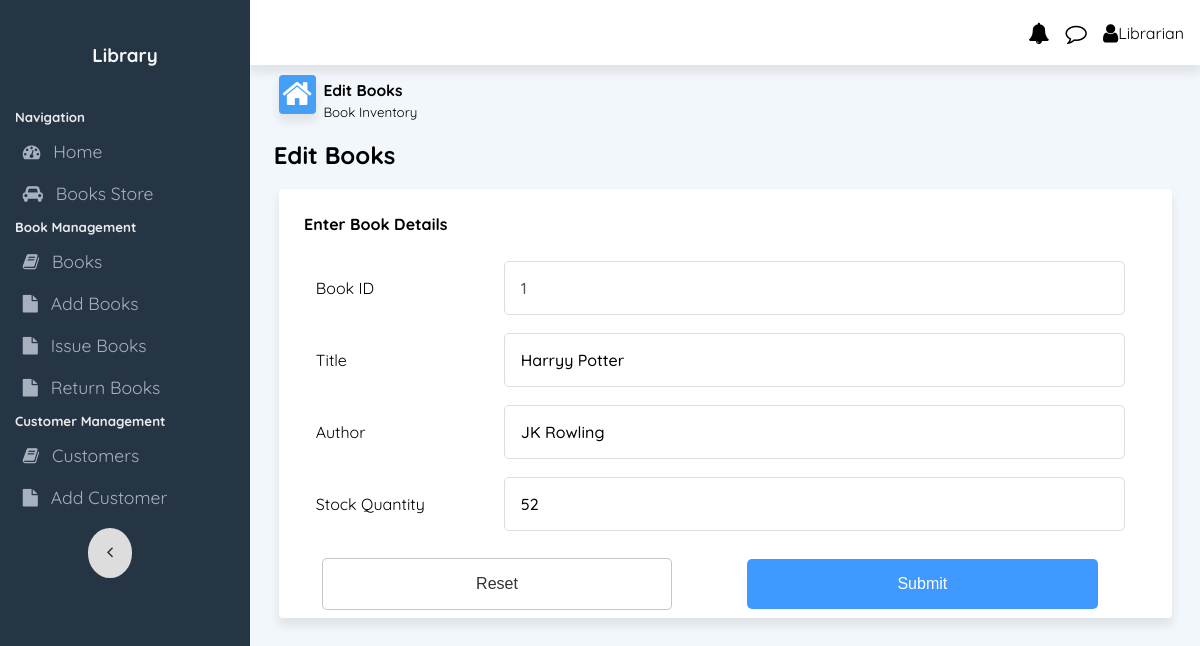
Page /books/edit/1 on the committed database.
### app.py (models this page shows, shortened)
class Books(db.Model):
    __tablename__ = 'books'
    book_id = db.Column(db.Integer, primary_key=True, autoincrement=True)
    title = db.Column(db.String(255), nullable=False)
    authors = db.Column(db.String(255), nullable=False)
    stockQty = db.Column(db.Integer, nullable=False, default=0)
    timesIssued = db.Column(db.Integer, nullable=False, default=0)

### app.py (the view)
@app.route('/books/edit/<int:id>', methods=['GET', 'POST'])
def update_book(id):
    book = Books.query.filter_by(book_id=id).first()
    if request.method=='POST':
        title=request.form['title']
        authors=request.form['authors']
        stockQty=request.form['stockQty']
        book.title = title
        book.authors = authors
        book.stockQty = stockQty
        db.session.commit()
        return redirect('/books')
    else:
        return render_template('edit_book.html',book=book)

### templates/edit_book.html (shortened to what this page needs)
{% extends 'base.html' %}
{% block body %}
<div class="content-area">
    <div class="flexContainer" id="dashboardLineContainer">
        <div class="flex-40 dashboardLine">
            <i class="fa fa-home fa-2x" style="float: left;" id="homeIcon"></i>
            <div style="margin-bottom: 0;margin-top: 0;">
                <h3 style="margin-bottom: 0;margin-top: 2px;"><small>Edit Books</small> </h3>
                <p style="margin-bottom: 0;margin-top: 0;"><small>Book Inventory</small> </p>
            </div>
        </div>
    </div>
</div>
<h2 style="margin: 1% 2.5% 1% 2.5%;">Edit Books</h2>
<div class="cardRow2 tablecard">
    <form method="POST" action="/books/edit/{{book.book_id}}">
        <h4>Enter Book Details</h4>
        <table id="addTeacherTable">
            <tr>
                <td style="width: 20%;"><label class="formLabel">Book ID</label></td>
                <td style="width: 60%;"><input type="text" name="book_id" id="book_id" value="{{book.book_id}}" disabled aria-disabled="true"
                        class="formInput"></td>
            </tr>
            <tr>
                <td style="width: 20%;"><label class="formLabel">Title</label></td>
                <td style="width: 60%;"><input type="text" name="title" id="title" value="{{book.title}}"
                        class="formInput" required aria-required="true"></td>
            </tr>
            <tr>
                <td><label class="formLabel">Author</label></td>
                <td><input type="text" name="authors" id="authors" class="formInput" value="{{book.authors}}" required aria-required="true"></td>
            </tr>
            <tr>
                <td> <label class="formLabel">Stock Quantity</label></td>
                <td><input type="text" name="stockQty" id="stockQty" class="formInput" value="{{book.stockQty}}" required aria-required="true"></td>
            </tr>
                <td colspan="2"></td>
        </table>
        <input type="reset" class="dropbtn2" value="Reset"
            style="background-color: #fff;border: 1px solid rgba(0, 0, 0, 0.225);color: #333;">
        <input type="submit" class="dropbtn2" value="Submit">
    </form>
</div>
{% endblock %}

### static/css/style.css (style rules this page uses)
* { -webkit-tap-highlight-color: transparent; }
html { height: 100%; }
body { background-color: #f2f7fb; margin: 0; height: 100%; font-family: "Quicksand", sans-serif; -webkit-touch-callout: none; -webkit-user-select: none; -khtml-user-select: none; -moz-user-select: none; -ms-user-select: none; user-select: none; }
.flexContainer { width: 100%; display: flex; flex-wrap: wrap; justify-content: center; align-content: center; }
#dashboardLineContainer { justify-content: flex-start; margin-left: 2%; }
.verticalFlexItem h1, h2, h3, h4, h5, h6 { margin: 2%; }
.flex-40 { flex: 0 0 40%; margin: 1%; }
#homeIcon { background-color: #449ff5; color: white; box-shadow: 0px 7px 9px 1px rgba(224, 228, 231, 1); border-radius: 0.25rem; margin-right: 2%; padding: 1%; }
.dashboardLine { margin: 1%; align-content: center; justify-content: left; justify-self: flex-start; }
.cardRow2 { grid-area: header; justify-content: space-between; align-items: center; margin-left: 3%; margin-right: 3%; margin-top: 2%; }
.cardRow2.tablecard { background-color: #ffff; box-shadow: 0px 7px 9px 1px rgba(224, 228, 231, 1); padding: 0.5rem; border-radius: 0.25rem; grid-area: header; justify-content: space-between; align-items: center; }
.cardRow2 { grid-area: main; padding-left: 3%; }
#attendanceTable th, td { text-align: left; padding: 8px; text-align: center; }
#attendanceTable2 th, td { text-align: left; padding: 8px; text-align: center; }
.attendance_form_table th, td { border-bottom: 1px solid #dee2e6; padding: 1% 0; }
.formInput { font-family: "Quicksand", sans-serif; font-weight: 500; font-size: 16px; padding: 16px; border: 1px solid #ddd; background-color: rgba(0, 0, 0, 0); outline: none; border-radius: 5px; width: 100%; }
.formLabel { padding: 0 5%; }
#addTeacherTable { width: 90%; margin-left: 2%; }
#addTeacherTable th, td { text-align: left; padding: 1% 0; border: none; }
.dropbtn2 { background-color: #4099ff; color: white; padding: 16px; font-size: 16px; border: none; cursor: pointer; border-radius: 5px; min-width: 160px; width: 40%; margin: 0 4%; }

### rows in the picture
Books: book_id "1", title "Harryy Potter", authors "JK Rowling", stockQty "52"
